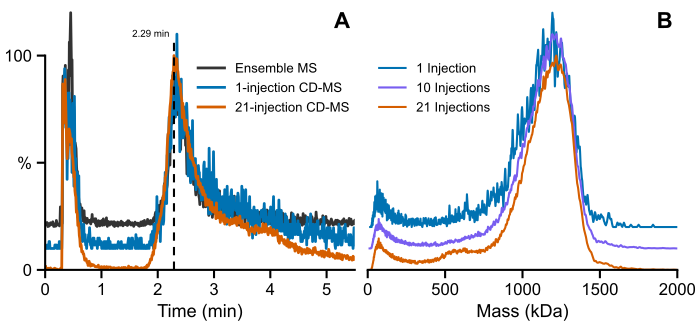

This figure's Python source:
"""Create the TIC and mass-distribution comparisons used in Figure 6."""

from pathlib import Path

import matplotlib.pyplot as plt
import numpy as np


DATA_ROOT = Path(
    r"Z:\Group Share\BHT\Temp\Paper\DMT"
    r"\Amgen IgM-like Fusion Protein 21 Injections Set 1\merged"
)
FILE_PREFIX = "20260424_BHT_agilentc8column_AmgenIgM_CDMS_set1_0o1mgmLs_merged"

ENSEMBLE_TIC = Path(
    r"Z:\Group Share\BHT\Temp\Paper\Ensemble Amgen IgM-like Fusion Triplicate"
    r"\IgM-like Fusion Protein TIC.txt"
)

TIC_DATASETS = [
    (ENSEMBLE_TIC, "Ensemble MS", "#333333"),
    (
        DATA_ROOT / f"{FILE_PREFIX}_1_unidecfiles" / "TIC_chrom.txt",
        "1-injection CD-MS",
        "#0072B2",
    ),
    (
        DATA_ROOT / f"{FILE_PREFIX}_21_unidecfiles" / "TIC_decon.txt",
        "21-injection CD-MS",
        "#D55E00",
    ),
]

MASS_DATASETS = [
    (
        DATA_ROOT
        / f"{FILE_PREFIX}_1_unidecfiles"
        / f"{FILE_PREFIX}_1_mass.txt",
        "1 Injection",
        "#0072B2",
    ),
    (
        DATA_ROOT
        / f"{FILE_PREFIX}_10_unidecfiles"
        / f"{FILE_PREFIX}_10_mass.txt",
        "10 Injections",
        "#785EF0",
    ),
    (
        DATA_ROOT
        / f"{FILE_PREFIX}_21_unidecfiles"
        / f"{FILE_PREFIX}_21_mass.txt",
        "21 Injections",
        "#D55E00",
    ),
]

TIME_LIMITS = (0.0, 5.5)
MASS_LIMITS_KDA = (0.0, 2000.0)
STAGGER_STEP = 10.0
Y_LIMITS = (0.0, 124.0)
FIGURE_SIZE_INCHES = (7.0, 3.25)
OUTPUT_DPI = 300
OUTPUT_DIRECTORY = Path(__file__).resolve().parent
OUTPUT_PNG = OUTPUT_DIRECTORY / "Figure 6.png"
OUTPUT_PDF = OUTPUT_DIRECTORY / "Figure 6.pdf"


def load_distribution(
    path: Path,
    x_limits: tuple[float, float] | None = None,
) -> tuple[np.ndarray, np.ndarray]:
    """Load and validate a two-column x/intensity distribution."""
    if not path.is_file():
        raise FileNotFoundError(f"Distribution not found: {path}")

    data = np.loadtxt(path, dtype=float)
    if data.ndim != 2 or data.shape[1] < 2:
        raise ValueError(f"Expected at least two columns in: {path}")

    x_values = data[:, 0]
    intensity = data[:, 1]
    valid = np.isfinite(x_values) & np.isfinite(intensity)
    if x_limits is not None:
        valid &= (x_values >= x_limits[0]) & (x_values <= x_limits[1])
    if not np.any(valid):
        raise ValueError(f"No finite values in the requested range: {path}")

    return x_values[valid], np.clip(intensity[valid], 0.0, None)


def minmax_normalize_to_percent(intensity: np.ndarray) -> np.ndarray:
    """Min-max normalize a chromatogram to exactly 0--100%."""
    minimum = float(np.min(intensity))
    maximum = float(np.max(intensity))
    span = maximum - minimum
    if span <= 0.0:
        return np.zeros_like(intensity)
    return 100.0 * (intensity - minimum) / span


def max_normalize_to_percent(intensity: np.ndarray) -> np.ndarray:
    """Normalize a mass distribution so its maximum is exactly 100%."""
    maximum = float(np.max(intensity))
    if maximum <= 0.0:
        return np.zeros_like(intensity)
    return 100.0 * intensity / maximum


def style_axis(
    axis: plt.Axes,
    panel_letter: str,
    show_y_axis: bool,
    letter_x: float,
    letter_y: float,
    letter_alignment: str,
) -> None:
    """Apply shared publication styling to one Figure 6 panel."""
    axis.set_ylim(*Y_LIMITS)
    axis.spines["top"].set_visible(False)
    axis.spines["right"].set_visible(False)
    axis.spines["bottom"].set_linewidth(1.5)
    axis.tick_params(direction="out", width=1.5, length=6)

    if show_y_axis:
        axis.spines["left"].set_linewidth(1.5)
        axis.spines["left"].set_bounds(0.0, 100.0)
        axis.set_yticks([0.0, 50.0, 100.0], labels=["0", "%", "100"])
    else:
        axis.spines["left"].set_visible(False)
        axis.set_yticks([])
        axis.tick_params(axis="y", left=False, labelleft=False)

    axis.text(
        letter_x,
        letter_y,
        panel_letter,
        transform=axis.transAxes,
        fontsize=16,
        fontweight="bold",
        ha=letter_alignment,
        va="top",
        zorder=10,
    )


def make_figure() -> plt.Figure:
    """Build and return the complete two-panel Figure 6."""
    figure, axes = plt.subplots(
        nrows=1,
        ncols=2,
        figsize=FIGURE_SIZE_INCHES,
        constrained_layout=True,
    )
    offsets = STAGGER_STEP * np.arange(2, -1, -1)

    retention_time = None
    for (path, label, color), offset in zip(TIC_DATASETS, offsets):
        time, intensity = load_distribution(path, TIME_LIMITS)
        if label == "21-injection CD-MS":
            retention_time = float(time[np.argmax(intensity)])
        axes[0].plot(
            time,
            minmax_normalize_to_percent(intensity) + offset,
            color=color,
            linewidth=2.0,
            label=label,
            zorder=2,
        )

    axes[0].set_xlim(*TIME_LIMITS)
    axes[0].set_xticks(np.arange(0.0, 5.1, 1.0))
    axes[0].set_xlabel("Time (min)")
    style_axis(
        axes[0],
        "A",
        show_y_axis=True,
        letter_x=0.985,
        letter_y=0.97,
        letter_alignment="right",
    )
    if retention_time is not None:
        axes[0].axvline(
            retention_time,
            ymin=0.0,
            ymax=0.86,
            color="#000000",
            linestyle=(0, (4, 3)),
            linewidth=1.5,
            zorder=3,
        )
        axes[0].text(
            retention_time - 0.08,
            0.87,
            f"{retention_time:.2f} min",
            transform=axes[0].get_xaxis_transform(),
            color="#000000",
            fontsize=7.0,
            ha="right",
            va="bottom",
            zorder=4,
        )
    axes[0].legend(
        loc="upper right",
        bbox_to_anchor=(1.0, 0.80),
        frameon=False,
        fontsize=9.5,
        handlelength=2.0,
        borderaxespad=0.0,
    )

    for (path, label, color), offset in zip(MASS_DATASETS, offsets):
        mass_da, intensity = load_distribution(path)
        axes[1].plot(
            mass_da / 1000.0,
            max_normalize_to_percent(intensity) + offset,
            color=color,
            linewidth=1.5,
            label=label,
        )

    axes[1].set_xlim(*MASS_LIMITS_KDA)
    axes[1].set_xticks(np.arange(0.0, 2000.1, 500.0))
    axes[1].set_xlabel("Mass (kDa)")
    style_axis(
        axes[1],
        "B",
        show_y_axis=False,
        letter_x=0.985,
        letter_y=0.97,
        letter_alignment="right",
    )
    axes[1].legend(
        loc="upper left",
        bbox_to_anchor=(0.02, 0.80),
        frameon=False,
        fontsize=9.5,
        handlelength=2.0,
        borderaxespad=0.0,
    )

    return figure


def main() -> None:
    """Render Figure 6 as a transparent PNG and PDF."""
    plt.rcParams.update(
        {
            "font.family": "Arial",
            "font.size": 12,
            "axes.labelsize": 13,
            "legend.fontsize": 9.5,
            "pdf.fonttype": 42,
            "ps.fonttype": 42,
            "savefig.transparent": True,
        }
    )

    figure = make_figure()
    figure.savefig(OUTPUT_PNG, dpi=OUTPUT_DPI)
    figure.savefig(OUTPUT_PDF, dpi=OUTPUT_DPI)
    plt.close(figure)
    print(f"Saved {OUTPUT_PNG}")
    print(f"Saved {OUTPUT_PDF}")


if __name__ == "__main__":
    main()
